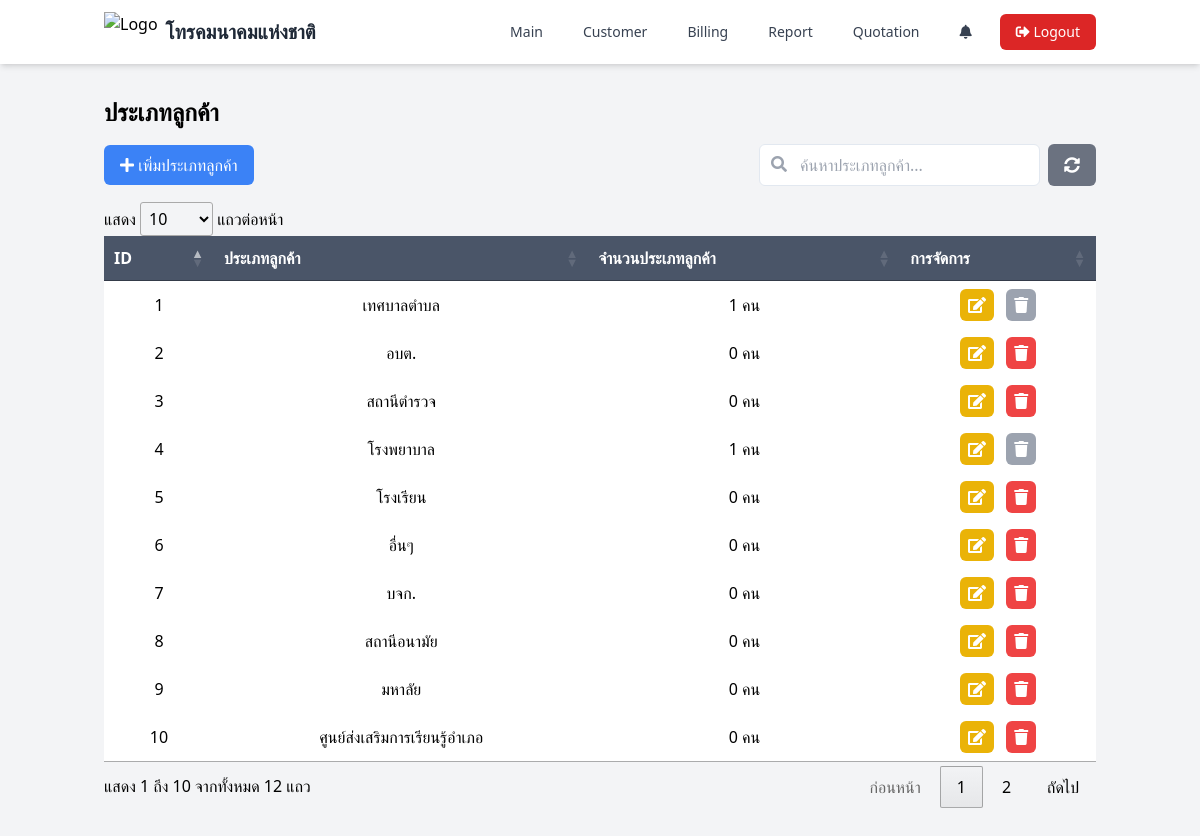
The app's page /page/type_customer.php (signed in) with its own data.
### tables this page shows
CREATE TABLE `customer_types` (
  `id_customer_type` int(11) NOT NULL,
  `type_customer` varchar(255) NOT NULL
);

### function/functions.php (called while the page is built, shortened)
<?php
require_once  '../config/config.php';
function getCustomerTypes() {
    global $conn;
    $sql = "SELECT * FROM customer_types";
    $result = $conn->query($sql);
    $types = [];
    if ($result->num_rows > 0) {
        while($row = $result->fetch_assoc()) {
            $types[] = $row;
        }
    }
    return $types;
}
function getCustomerCountByType($id_customer_type) {
    global $conn;
    $sql = "SELECT COUNT(*) as count FROM customers WHERE id_customer_type = ?";
    $stmt = $conn->prepare($sql);
    $stmt->bind_param("i", $id_customer_type);
    $stmt->execute();
    $result = $stmt->get_result();
    $row = $result->fetch_assoc();
    return $row['count'];
}
?>

### page/type_customer.php (the view, shortened to what this page needs)
<?php
require_once '../config/config.php';
require_once '../function/functions.php';
$customerTypes = getCustomerTypes();
?>
<!DOCTYPE html>
<html lang="en">
<head>
    <script src="https://cdn.tailwindcss.com"></script>
    <link rel="stylesheet" href="https://cdnjs.cloudflare.com/ajax/libs/font-awesome/5.15.4/css/all.min.css">
    <link rel="stylesheet" type="text/css" href="https://cdn.datatables.net/1.11.5/css/jquery.dataTables.css">
</head>
<body class="bg-gray-100">
    <?php include './components/navbar.php'; ?>
    <div class="container mx-auto px-4 py-8">
        <h1 class="text-2xl font-bold mb-4">ประเภทลูกค้า</h1>
        <div class="flex flex-wrap items-center justify-between mb-4">
            <div class="flex flex-wrap items-center gap-2">
                <button onclick="openModal('add')" class="bg-blue-500 text-white px-4 py-2 rounded-md">
                    <i class="fas fa-plus"></i> เพิ่มประเภทลูกค้า
                </button>
            </div>
            <div class="flex flex-wrap gap-2">
                <div class="relative">
                    <input type="text" id="searchType" placeholder="ค้นหาประเภทลูกค้า..." class="border p-2 rounded-md pl-10">
                    <i class="fas fa-search absolute left-3 top-3 text-gray-400"></i>
                </div>
                <button onclick="resetSearch()" class="bg-gray-500 text-white px-4 py-2 rounded-md">
                    <i class="fas fa-sync-alt"></i>
                </button>
            </div>
        </div>
        <table id="customerTypeTable" class="min-w-full">
            <thead>
                <tr>
                    <th class="py-2">ID</th>
                    <th class="py-2">ประเภทลูกค้า</th>
                    <th class="py-2">จำนวนประเภทลูกค้า</th>
                    <th class="py-2">การจัดการ</th>
                </tr>
            </thead>
            <tbody>
                <?php foreach ($customerTypes as $type): ?>
                    <?php $customerCount = getCustomerCountByType($type['id_customer_type']); ?>
                    <tr>
                        <td class="py-2 text-center"><?= $type['id_customer_type'] ?></td>
                        <td class="py-2 text-center"><?= $type['type_customer'] ?></td>
                        <td class="py-2 text-center">
                            <?= $customerCount ?> คน
                        </td>
                        <td class="py-2 text-center">
                            <button onclick="openModal('edit', <?= $type['id_customer_type'] ?>)" class="bg-yellow-500 text-white px-2 py-1 rounded-md">
                                <i class="fas fa-edit"></i>
                            </button>
                            <?php if ($customerCount == 0): ?>
                                <button onclick="deleteCustomerType(<?= $type['id_customer_type'] ?>)" class="bg-red-500 text-white px-2 py-1 rounded-md ml-2">
                                    <i class="fas fa-trash"></i>
                                </button>
                            <?php else: ?>
                                <button class="bg-gray-400 text-white px-2 py-1 rounded-md ml-2" title="ไม่สามารถลบได้เนื่องจากมีลูกค้าใช้งานอยู่" disabled>
                                    <i class="fas fa-trash"></i>
                                </button>
                            <?php endif; ?>
                        </td>
                    </tr>
                <?php endforeach; ?>
            </tbody>
        </table>
    </div>
</body>
</html>

### page/type_customer.php (style rules this page uses)
.flex-wrap { gap: 0.5rem; }
.border { border: 1px solid #e2e8f0; }
.rounded-md { border-radius: 0.375rem; }
#customerTypeTable thead th { background-color: #4a5568; color: white; }
#customerTypeTable tbody tr { background-color:rgb(255, 255, 255); }

### records on screen
customer_types: id_customer_type "1", type_customer "เทศบาลตำบล"
customer_types: id_customer_type "2", type_customer "อบต.", customerCount "0"
customer_types: id_customer_type "3", type_customer "สถานีตำรวจ", customerCount "0"
customer_types: id_customer_type "4", type_customer "โรงพยาบาล", customerCount "1"
customer_types: id_customer_type "5", type_customer "โรงเรียน", customerCount "0"
customer_types: id_customer_type "6", type_customer "อื่นๆ", customerCount "0"
customer_types: id_customer_type "7", type_customer "บจก.", customerCount "0"
customer_types: id_customer_type "8", type_customer "สถานีอนามัย", customerCount "0"
customer_types: id_customer_type "9", type_customer "มหาลัย", customerCount "0"
customer_types: id_customer_type "10", type_customer "ศูนย์ส่งเสริมการเรียนรู้อำเภอ", customerCount "0"
